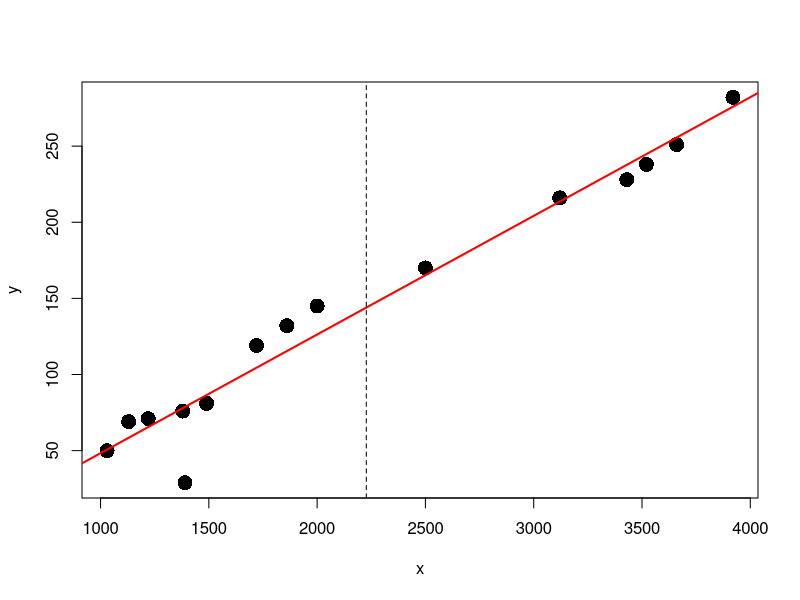

The R script that drew this image:
x <- 10 * c(138, 312, 352, 113, 103, 172, 392, 149, 186, 343, 200, 366, 250, 122, 139) # 집 면적
y <- c(76, 216, 238, 69, 50, 119, 282, 81, 132, 228, 145, 251, 170, 71, 29)# 집 가격
house <- data.frame(x,y)
lm(y ~ x, data = house)
plot(house, pch=16, cex = 2)

reg <- lm(y ~ x, data = house)
abline(reg, lwd=2,col="red")
abline(v=2227, lty=2)
predict(reg, newdata = data.frame(x=2227))
predict(reg, newdata = data.frame(x=c(2227, 3000)))

reg <- lm(x ~ y, data = house)